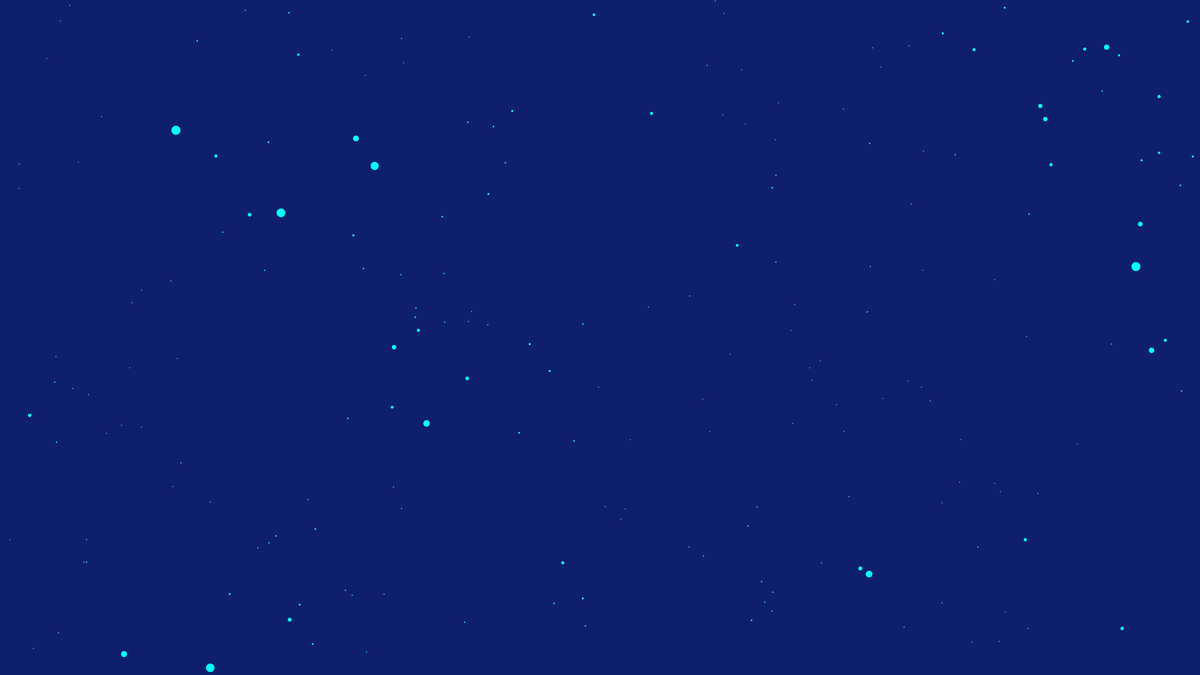
Frame 1 (no input)
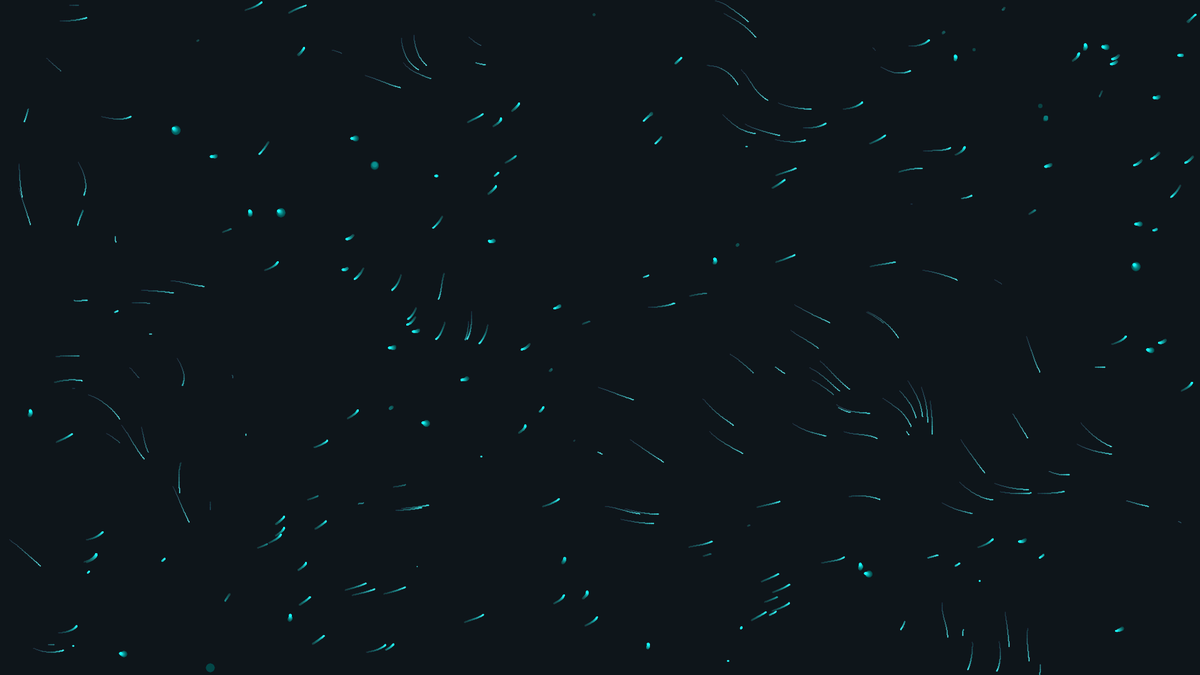
Frame 60 (the mouse pressed at the canvas centre just before this capture)
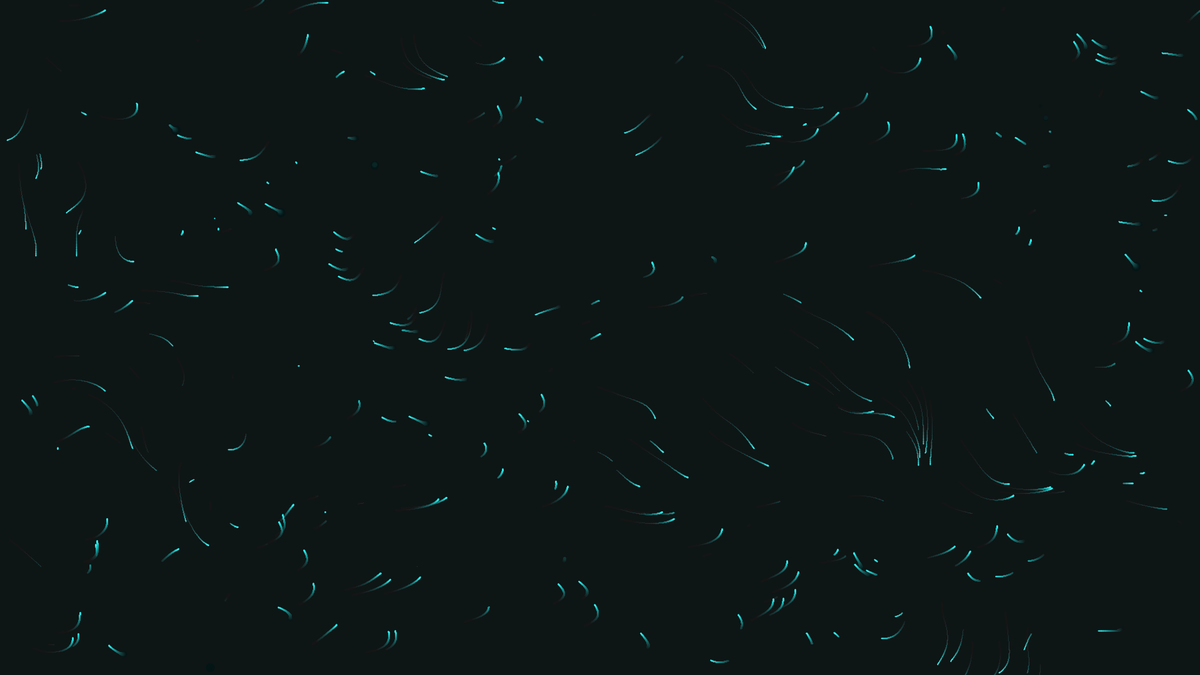
Frame 120 (the mouse held since frame 60 and released just before this capture)

The Processing sketch that drew these frames (run headless with seeded random() and noise(); from frame 60 on, the mouse is pressed at the canvas centre):

// Processing sketch: sketch_220109a
// ── sketch_220109a.pde
int n=200;
PVector[] ps= new PVector[n];

void setup() {
  size(1920, 1080);   
  for (int i=0; i<n; i++) 
    ps[i]=  new PVector(random(width), random(height));
  background(14, 32, 113);
  colorMode(RGB);
}
void draw() {
  fill(0, 6);
  noStroke();
  rect(0, 0, width, height);
  stroke(255);
  float f1= 0.015*frameCount;  
  float f2= 0.01*frameCount;   
  for (int i=0; i<n; i++) {
    PVector p= ps[i];
    float theta=noise( 0.003*p.x , 0.003*p.y )*4*PI;  
    PVector a= new PVector(cos(theta), sin(theta) );
    PVector b= new PVector(cos(f1), cos(f2) );
    PVector v= PVector.lerp(a,b,0.4);
    p.add(v);
    if ( 0.005>random(1.0) ||p.x<0 || p.x>width || p.y<0 || p.y>height)
      ps[i]= new PVector(random(width), random(height)); 
    float mag= v.mag();
    strokeWeight(1 + 0.6/(0.01+mag));  
    stroke(100*mag, 255, 255);
    point(p.x, p.y);
  }
}
